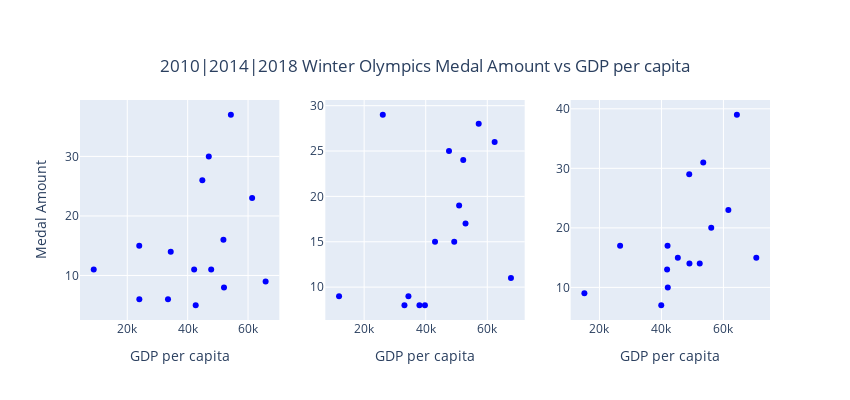

Notebook cell for this chart:
### Code cell
# subplot
fig = make_subplots(rows=1, cols=3)

# 2010
fig.add_trace(
    go.Scatter(x=s10_gdp, y=s10_medal, mode='markers', marker_color='blue', hovertext=s10_countries),
    row=1, col=1)
fig.update_xaxes(title_text="GDP per capita", row=1, col=1)
fig.update_yaxes(title_text="Medal Amount", row=1, col=1)

# 2014
fig.add_trace(
    go.Scatter(x=s14_gdp, y=s14_medal, mode='markers', marker_color='blue', hovertext=s14_countries),
    row=1, col=2)
fig.update_xaxes(title_text="GDP per capita", row=1, col=2)
fig.update_yaxes( row=1, col=2)
#
# 2018
fig.add_trace(
    go.Scatter(x=s18_gdp, y=s18_medal, mode='markers', marker_color='blue', hovertext=s18_countries),
    row=1, col=3)
fig.update_xaxes(title_text="GDP per capita", row=1, col=3)
fig.update_yaxes(row=1, col=3)
# fig.update_layout(title_text="2008|2012|2016 Summer Olympics Medal Amount vs GDP per capita", showlegend=False,height=400,width=850)
fig.update_layout(title={
        'text': "2010|2014|2018 Winter Olympics Medal Amount vs GDP per capita",'x': 0.5,'y': 0.85},
        showlegend=False,height=400,width=850)
# plot
fig.show()

### Figure 1 — Plotly figure (JSON) as saved in the notebook; plotly's stock layout.template omitted (floating-point values rounded to 4 significant figures)
{"data": [{"hovertext": [2010, "USA", "Germany", "Canada", "Norway", "Austria", "Russian Federation", "Korea", "China", "Sweden", "France", "Switzerland", "Netherlands", "Czech Republic", "Poland", "Italy"], "marker": {"color": "blue"}, "mode": "markers", "type": "scatter", "x": ["GDP per capita", 54320.0, 47000.0, 44860.0, 61350.0, 51840.0, 23960.0, 34390.0, 8885.0, 47790.0, 42150.0, 65820.0, 52030.0, 33480.0, 24000.0, 42660.0], "xaxis": "x", "y": ["Medal Amount", 37, 30, 26, 23, 16, 15, 14, 11, 11, 11, 9, 8, 6, 6, 5], "yaxis": "y"}, {"hovertext": [2014, "Russian Federation", "USA", "Norway", "Canada", "Netherlands", "Germany", "Austria", "France", "Sweden", "Switzerland", "China", "Czech Republic", "Korea", "Slovenia", "Japan"], "marker": {"color": "blue"}, "mode": "markers", "type": "scatter", "x": ["GDP per capita", 26060.0, 57210.0, 62390.0, 47560.0, 52190.0, 50850.0, 52930.0, 43020.0, 49260.0, 67680.0, 11850.0, 34390.0, 37970.0, 33090.0, 39740.0], "xaxis": "x2", "y": ["Medal Amount", 29, 28, 26, 25, 24, 19, 17, 15, 15, 11, 9, 9, 8, 8, 8], "yaxis": "y2"}, {"hovertext": [2018, "Norway", "Germany", "Canada", "USA", "Netherlands", "Korea", "ROC", "Switzerland", "France", "Sweden", "Austria", "Japan", "Italy", "China", "Czech Republic"], "marker": {"color": "blue"}, "mode": "markers", "type": "scatter", "x": ["GDP per capita", 64340.0, 53490.0, 48960.0, 61590.0, 56060.0, 41970.0, 26660.0, 70600.0, 45280.0, 52350.0, 49030.0, 41820.0, 42050.0, 15130.0, 39930.0], "xaxis": "x3", "y": ["Medal Amount", 39, 31, 29, 23, 20, 17, 17, 15, 15, 14, 14, 13, 10, 9, 7], "yaxis": "y3"}], "layout": {"height": 400, "showlegend": false, "title": {"text": "2010|2014|2018 Winter Olympics Medal Amount vs GDP per capita", "x": 0.5, "y": 0.85}, "width": 850, "xaxis": {"anchor": "y", "autorange": true, "domain": [0, 0.2889], "range": [4341.0, 70360.0], "title": {"text": "GDP per capita"}, "type": "linear"}, "xaxis2": {"anchor": "y2", "autorange": true, "domain": [0.3556, 0.6444], "range": [7396.0, 72140.0], "title": {"text": "GDP per capita"}, "type": "linear"}, "xaxis3": {"anchor": "y3", "autorange": true, "domain": [0.7111, 1], "range": [10710.0, 75020.0], "title": {"text": "GDP per capita"}, "type": "linear"}, "yaxis": {"anchor": "x", "autorange": true, "domain": [0, 1], "range": [2.522, 39.48], "title": {"text": "Medal Amount"}, "type": "linear"}, "yaxis2": {"anchor": "x2", "autorange": true, "domain": [0, 1], "range": [6.374, 30.63], "type": "linear"}, "yaxis3": {"anchor": "x3", "autorange": true, "domain": [0, 1], "range": [4.522, 41.48], "type": "linear"}}}
